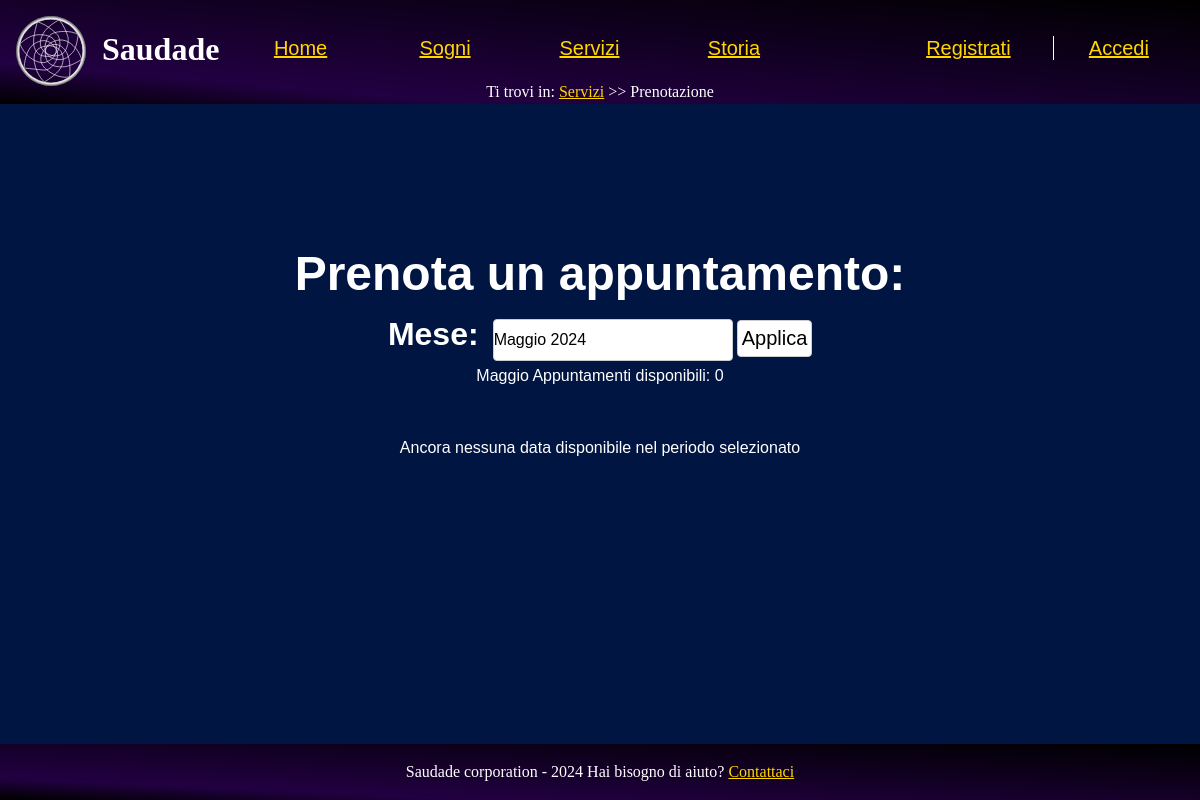
Before: /src/php/calendario.php?data=5-2024 with the older database file.
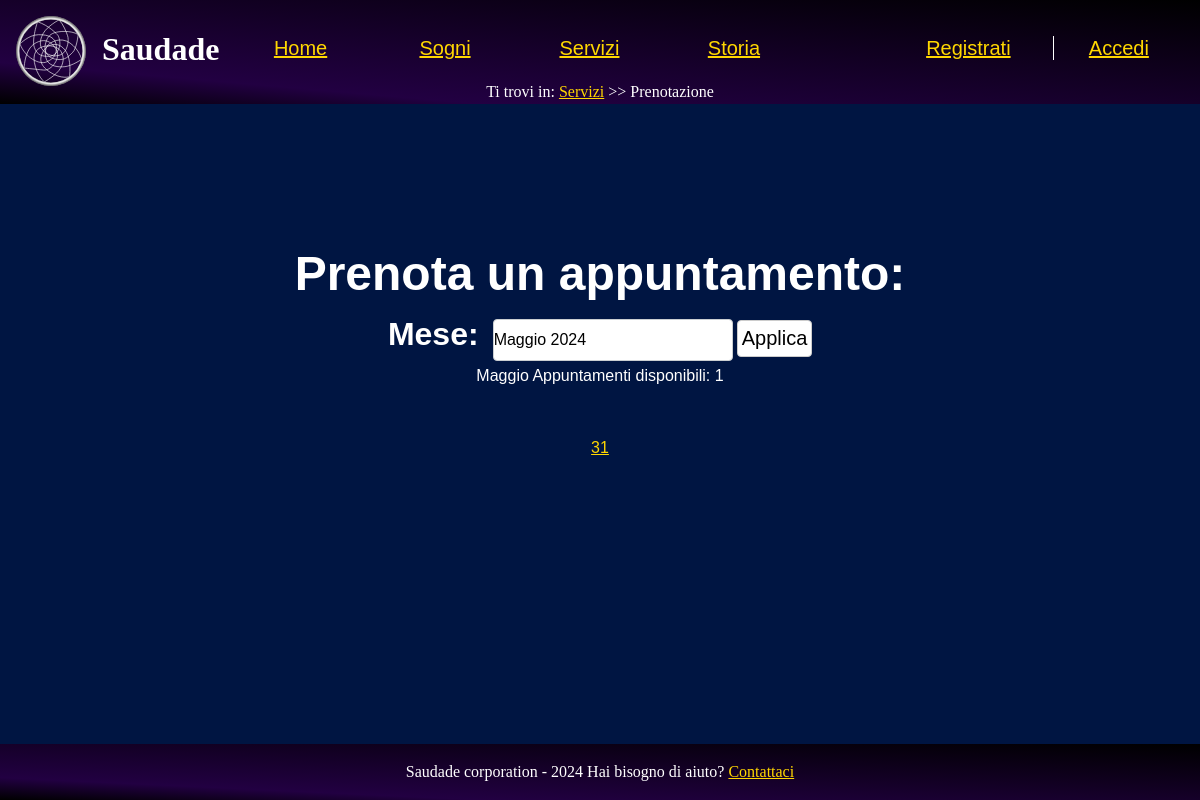
After: the same page with the newer database file.
### tables this page shows
CREATE TABLE prenotazioni (
  data DATE PRIMARY KEY,
  user_name VARCHAR(20),

  FOREIGN KEY (user_name) REFERENCES utenti(user_name) ON DELETE CASCADE  ON UPDATE CASCADE
);

### src/php/functions.php (called while the page is built, shortened)
<?php
class Functions {
    private $connection;
    public function openDBConnection(){
        global $HOST_DB, $USERNAME, $PASSWORD, $DATABASE_NAME;
        $this->connection = mysqli_connect(
            $HOST_DB,
            $USERNAME,
            $PASSWORD,
            $DATABASE_NAME
        );
        $this->connection->set_charset("utf8");
        return mysqli_connect_errno() == 0;
    }
    public function getConnection(){
        return $this->connection;
    }
    public function executeQuery($query){
        if ($this->openDBConnection()) {
            $risultato = mysqli_query($this->connection, $query) or die("Errore di connessione" . mysqli_error($this->connection));
        } else {
            $risultato = null;
        }
        return $risultato;
    }
}

### src/php/calendario.php (the view, shortened to what this page needs)
<?php
    require_once("newPage.php");
    require_once("functions.php");
    $pagina = new newPage("../html/calendario.html", "Ottieni chip", "Ottieni il tuo chip", "Pagina prenotazione chip");
    $functions = new functions();
    $arrayMesi = array("", "Gennaio", "Febbraio", "Marzo", "Aprile", "Maggio", "Giugno", "Luglio", "Agosto", "Settembre", "Ottobre", "Novembre", "Dicembre");
    if(isset($_GET['data']) && !empty($_GET['data'])){
        $valore = $_GET['data'];
        $valori = explode('-', $valore);
        if(isset($valori[0]) && isset($valori[1])){
            $mese = $valori[0];
            $anno = $valori[1];
            if($mese>=1 && $mese <=12 && $anno>=date('Y')){
                $dataInput = new DateTime("$anno-$mese-01");
                if ($dataInput < new DateTime()) {
                    $dataInizioQuery = (new DateTime())->format("Y-m-d");
                } else {
                    $dataInizioQuery = $dataInput->format("Y-m-d");
                }
                $dataFineQuery = $anno."-".$mese."-"."31";
                $pagina->modificaHTML("{mesePrenotazione}", $arrayMesi[$mese]);
                $pagina->modificaHTML("{annoPrenotazione}", $anno);
                $functions->openDBConnection();
                $stmt = $functions->getConnection()->prepare("SELECT COUNT(DISTINCT data) AS num_date FROM prenotazioni WHERE user_name IS NULL AND data BETWEEN ? AND ?;");
                $stmt->bind_param("ss", $dataInizioQuery, $dataFineQuery);
                $stmt->execute();
                $risultato = $stmt->get_result();
                if ($risultato->num_rows > 0) {
                    $riga = $risultato->fetch_assoc();
                    $numeroAppuntamenti = $riga['num_date'];
                    $pagina->modificaHTML("{numeroAppuntamenti}", $numeroAppuntamenti);
                } else {
                    $pagina->modificaHTML("{numeroAppuntamenti}", "errore");
                }
                $stmt = $functions->getConnection()->prepare("SELECT DISTINCT(data) FROM prenotazioni WHERE user_name IS NULL AND data BETWEEN ? AND ?;");
                $stmt->bind_param("ss", $dataInizioQuery, $dataFineQuery);
                $stmt->execute();
                $risultato = $stmt->get_result();
                if($risultato == null)
                    $pagina->printErrorPage("Data non trovata");
                else{
                    if(mysqli_num_rows($risultato) > 0){
                        $placeHolderData = "";
                        foreach( $risultato as $row){
                            $giorno = substr($row['data'], 8, 2);
                            $giorno = ltrim($giorno, '0');
                            $placeHolderData .= "<a href=\"confermaPrenotazione.php?data=".$row['data']."\"><li>".$giorno ."</li></a>";
                        }
                        $pagina->modificaHTML("{data}", $placeHolderData);
                    }else{
                        $pagina->modificaHTML("{data}", "Ancora nessuna data disponibile nel periodo selezionato");
                    }
                }
            }
        }else
            $pagina->modificaHTML("{data}", "Data selezionata non valida, scegliere una data esistente");
    }else{
        $pagina->modificaHTML("{data}", "Data selezionata non valida, scegliere una data esistente");
    }
    $dateTabella = $functions->executeQuery("SELECT DISTINCT YEAR(data) AS anno, MONTH(data) AS mese FROM prenotazioni;");
    if($dateTabella == null){
        $pagina->printErrorPage("Errore di connessione al server, riprovare più tardi");
    }else{
        $dateMenu = "";
        foreach($dateTabella as $row){
            if(isset($mese) && isset($anno) && $row['mese'] == $mese && $row['anno'] == $anno)
                $selezionato = "disabled selected";
            else
                $selezionato = "";
            $dateMenu .= "<option value=\"".$row['mese']."-".$row['anno']."\"".$selezionato."> ".$arrayMesi[$row['mese']]." ".$row['anno']." </option>";
        }
    }

### src/php/newPage.php (shortened to what this page needs)
<?php
class newPage{
    private $strutturaHTML = "";
    public $testoFooter = "Saudade corporation - 2024";
    public function __construct($template, $titoloPagina, $keywords, $description){
        $paginaTemplate = file_get_contents($template);
        $this->strutturaHTML = file_get_contents("../html/generalTemplate.html");
        $this->strutturaHTML = str_replace("{titoloPagina}", $titoloPagina , $this->strutturaHTML);
        $this->strutturaHTML = str_replace("{metaKeywords}", "Saudade, ".$keywords , $this->strutturaHTML);
        $this->strutturaHTML = str_replace("{metaDescription}", $description , $this->strutturaHTML);
        if($template == "../html/contatta.html"){
            $this->strutturaHTML = str_replace("{testoFooter}", $this->testoFooter, $this->strutturaHTML);
        }else{
            $this->strutturaHTML = str_replace("{testoFooter}", $this->testoFooter." Hai bisogno di aiuto? <a href=\"../php/contatta.php\">Contattaci</a>", $this->strutturaHTML);
        }
        $this->strutturaHTML = str_replace("{contenutoMain}", $paginaTemplate, $this->strutturaHTML);
    }
    public function modificaHTML($segnaposto, $dati){
        $this->strutturaHTML = str_replace($segnaposto, $dati, $this->strutturaHTML);
    }
    public function printNavBar($currentPage=null){
        $navBar = file_get_contents("../html/navBarTemplate.html");
        if($currentPage == "../html/index.html"){
            $navBar = str_replace("{homeLink}", "<li>Home</li>", $navBar);
            $navBar = str_replace("{logo}", "<img id=\"logo\" alt=\"logo dell'azienda : DESCRIZIONE?\" src=\"../assets/logo.svg\">", $navBar);
            $navBar = str_replace("{breadcrumb}", "<span lang=\"en\">Home</span>", $navBar);
        }else if($currentPage == "../html/servizi.html"){
            $navBar = str_replace("{serviziLink}", "<li>Servizi</li>", $navBar);
            $navBar = str_replace("{breadcrumb}", "Servizi", $navBar);
        }else if($currentPage == "../html/sogni.html"){
            $navBar = str_replace("{breadcrumb}", "Sogni", $navBar);
        }else if($currentPage == "../html/storia.html"){
            $navBar = str_replace("{storiaLink}", "<li>Storia</li>", $navBar);
            $navBar = str_replace("{breadcrumb}", "Storia", $navBar);
        }else if($currentPage == "../html/contatta.html"){
            $navBar = str_replace("{contattaLink}", "<li>Contattaci</li>", $navBar);
            $navBar = str_replace("{breadcrumb}", "Contattaci", $navBar);
        }else if($currentPage == "../html/signup.html"){
            $navBar = str_replace("{signupLink}", "<li class=\"spostaSign\">Registrati</li>", $navBar);
            $navBar = str_replace("{breadcrumb}", "Registrati", $navBar);
            $navBar = str_replace("{loginLink}", "<li class=\"spostaSign\"><a href=\"../php/login.php\">Accedi</a></li>", $navBar);
        }else if($currentPage == "../html/login.html"){
            $navBar = str_replace("{loginLink}", "<li class=\"spostaSign\">Accedi</li>", $navBar);
            $navBar = str_replace("{breadcrumb}", "Accedi", $navBar);
            $navBar = str_replace("{signupLink}", "<li class=\"spostaSign\"><a href=\"../php/signup.php\">Registrati</a></li>", $navBar);
        }else if($currentPage == "../html/sognoSingolo.html"){
            $navBar = str_replace("{breadcrumb}", "<a href=\"sogni.php\">Sogni</a> &gt&gt {titolo}", $navBar);
        }else if($currentPage == "paginaErrore"){
            $navBar = str_replace("{breadcrumb}", "Pagina di errore", $navBar);
        }else if($currentPage == "../html/error404.html"){
            $navBar = str_replace("{breadcrumb}", "Pagina non trovata", $navBar);
        }else if($currentPage == "../html/aggiungiSogno.html"){
            $navBar = str_replace("{breadcrumb}", "Nuovo sogno", $navBar);
        }else if($currentPage == "../html/sognoNonTrovato.html"){
            $navBar = str_replace("{breadcrumb}", "<a href=\"sogni.php\">Sogni</a> &gt&gt Sogno non disponibile", $navBar);
        }else if($currentPage == "../html/acquistoGiaEffettuato.html"){
            $navBar = str_replace("{breadcrumb}", "<a href=\"sogni.php\">Sogni</a> &gt&gt Acquisto già effettuato", $navBar);
        }else if($currentPage == "../html/calendario.html"){
            $navBar = str_replace("{breadcrumb}", "<a href=\"servizi.php\">Servizi</a> &gt&gt Prenotazione", $navBar);
        }else if($currentPage == "../html/prenotazione.html"){
            $navBar = str_replace("{breadcrumb}", "<a href=\"servizi.php\">Servizi</a> &gt&gt Prenotazione {dataPrenotazione}", $navBar);
        }else if($currentPage == "../html/confermaPrenotazione.html"){
            $navBar = str_replace("{breadcrumb}", "<a href=\"servizi.php\">Servizi</a> &gt&gt Prenotazione {dataPrenotazione}", $navBar);
        }else if($currentPage ==  "../html/aggiungiRecensione.html"){
            $navBar = str_replace("{breadcrumb}", "<a href=\"dashboardUser.php\">Area personale</a> &gt&gt Recensione {titoloSogno}", $navBar);
        }else if($currentPage == "../html/aggiungiDate.html"){
            $navBar = str_replace("{breadcrumb}", "<a href=\"dashboardAdmin.php\">Area personale admin</a> &gt&gt Aggiungi date", $navBar);
        }else if($currentPage == "../html/registroAcquisti.html"){
            $navBar = str_replace("{breadcrumb}", "<a href=\"dashboardAdmin.php\">Dashboard admin</a> &gt&gt Registro acquisti", $navBar);
        }else if($currentPage == "../html/registroRecensioni.html"){
            $navBar = str_replace("{breadcrumb}", "<a href=\"dashboardAdmin.php\">Dashboard admin</a> &gt&gt Registro recensioni", $navBar);
        }
        if(isset($_SESSION['user_name']) && !empty($_SESSION['user_name'])) {
            if($_SESSION['user_name'] == "admin")
                $navBar = str_replace("{loginLink}", "<li><a href=\"dashboardAdmin.php\">Ciao ".$_SESSION['user_name']."</a></li>", $navBar);
            else
                $navBar = str_replace("{loginLink}", "<li><a href=\"dashboardUser.php\">Ciao ".$_SESSION['user_name']."</a></li>", $navBar);
            $navBar = str_replace("{signupLink}", "", $navBar);
            $navBar = str_replace("{logoutLink}", "<li><a href=\"../php/logout.php\">Logout</a></li>", $navBar);
        }else{
            $navBar = str_replace("{logoutLink}", "", $navBar);
            $navBar = str_replace("{loginLink}", "<li class=\"spostaSign\"><a href=\"../php/login.php\">Accedi</a></li>", $navBar);
            $navBar = str_replace("{signupLink}", "<li class=\"spostaSign\"><a href=\"../php/signup.php\">Registrati</a></li>", $navBar);
        }
        $navBar = str_replace("{logo}", "<a href=\"../php/index.php\"><img id=\"logo\" alt=\"logo dell'azienda : DESCRIZIONE?\" src=\"../assets/logo.svg\"></a>", $navBar);
        $navBar = str_replace("{homeLink}", "<li><a href=\"index.php\">Home</a></li>", $navBar);
        $navBar = str_replace("{serviziLink}", "<li><a href=\"servizi.php\">Servizi</a></li>", $navBar);
        $navBar = str_replace("{sogniLink}", "<li><a href=\"sogni.php\">Sogni</a></li>", $navBar);
        $navBar = str_replace("{storiaLink}", "<li><a href=\"storia.php\">Storia</a></li>", $navBar);
        $navBar = str_replace("{contattaLink}", "<li><a href=\"contatta.php\">Contattaci</a></li>", $navBar);
    }
    public function printPage(){
        echo $this->strutturaHTML;
    }
}

### src/CSS/style.css (style rules this page uses)
* { padding: 0; margin: 0; }
:root { --headerBgColor: #220042; --headerTxtColor: #FFFFFF; --BgColor: #001542; --BgTxtColor: #FFFFFF; --footerBgColor: #220042; --footerTxtColor: #FFFFFF; --visitedLinkColor: #38F689; --linkColor: #FFD700; --BgAll: #7A7A7A; --BgSidebar:#00154280; --colorSlide: rgb(90, 69, 134); --slideTitleTxtColor: #FFFFFF; --fontMenu: sans-serif; --errorBackground: #FF0000; --errorText: #FFFFFF; --successBackground:#4F7A28; }
html { width: 100%; font-size: 100%; line-height: 1.5em; margin: auto; background-color: var(--BgAll); }
a { color:var(--linkColor) }
body { display: flex; flex-direction: column; min-height: 100vh; line-height: 1.5; background-color: var(--BgColor); }
select.selectForm { appearance: none; -webkit-appearance: none; height: 42px; width: 25%; font-size: 1rem; background-color: var(--BgTxtColor); border: 1px solid #caced1; border-radius: 0.25rem; color: black; cursor: pointer; }
header { text-align: center; width: 100%; background-image: linear-gradient(to top right, #000000 0%, var(--headerBgColor) 20%, #000000 100%); color: var(--headerTxtColor); }
.menu { text-align: center; line-height: 1.5em; vertical-align: middle; margin:auto; }
ul.listaNavBar { padding: 0; text-align: center; list-style: none; font-family: var(--fontMenu); color: var(--visitedLinkColor); margin-top: 1em; }
ul.listaNavBar > li { display: inline-block; width: 10%; margin: 1em 0.5em; font-size: 1.25em; }
ul.listaNavBar > li:nth-last-child(2) { margin-left: 5em; }
ul.listaNavBar > li:nth-last-child(1) { padding-left: 0.25em; border-left: 1px solid white; }
.menu a { margin: auto; color: var(--linkColor); transition: all -50s ease-in-out; }
.menu a::after { color: var(--linkColor); }
#breadcrump { font-size: 1em; text-align: center; position: relative; padding-left: 40%; padding-right: 40%; }
.titolo > h1 { float: left; margin-top: 25px; vertical-align: middle; }
#logo { float: left; width: 70px; height: 70px; margin: 1em; transition: all 1.25s ease; z-index: 10; }
main { margin:auto; width: 80%; min-height:max-content; align-items: center; background-color: var(--BgColor); color:var(--BgTxtColor); font-family: 'Tahoma', sans-serif; }
.elencoSogni > ul { display: flex; flex-wrap: wrap; justify-content: space-evenly; align-content: space-evenly; margin-bottom: 1em; }
footer { background-image: linear-gradient(to top right, #000000 0%, var(--headerBgColor) 20%, #000000 100%); color:var(--footerTxtColor); text-align: center; margin-top: auto; width: 100%; padding: 1em 0em 1em 0em; font-size: 1rem; }
.formPrenotazione { text-align: center; margin-bottom: 3em; }
.formPrenotazione > h2 { color: var(--slideTitleTxtColor); font-size: 3em; font-weight: bold; }
.formPrenotazione > p { margin: 0.2em; }
.formPrenotazione > form > label { font-weight: bold; font-size: 2em; padding-right: 0.3em; }
.formPrenotazione > form > input { width: 75px; height: 37px; font-size: 1.25em; background-color: white; color: black; display: inline-block; border: 1px solid #ccc; border-radius: 4px; }
.elencoDate { list-style: none; gap: 2em; }

### src/CSS/tablet.css (style rules this page uses)
#logo { float: left; }
.listaNavBar { display: none; }
#breadcrump { margin-top: 70px; bottom: 0; padding-top: 1%; padding-left: 35%; padding-right: 35%; }
.elencoSogni { justify-content: space-between; }
.formPrenotazione { margin-bottom: 1.5em; }
.formPrenotazione > h2 { font-size: 2.5em; margin-bottom: 0.35em; }
select.selectForm { font-size: 1em; width: 50%; }

### src/CSS/mobile.css (style rules this page uses)
#breadcrump { padding-top: 3%; padding-left: 0%; padding-right: 0%; }
.elencoSogni { flex-direction: column; justify-content: space-around; align-items: space-around; }
.formPrenotazione { margin-bottom: 1em; }
.formPrenotazione > form > label { font-weight: bold; font-size: 1.5em; padding-right: 0.3em; }
select.selectForm { font-size: 1em; width: 50%; }

Changed rows visible on the page:
added prenotazioni: data "31"
Other visible differences:
text no longer shown: "Prenota un appuntamento: Mese: Maggio Appuntamenti disponibili: 0 Ancora nessuna data disponibile nel periodo selezionato Saudade corporation - 2024 Hai bisogno di aiuto? Contattaci"
text now shown: "Prenota un appuntamento: Mese: Maggio Appuntamenti disponibili: 1 Saudade corporation - 2024 Hai bisogno di aiuto? Contattaci"
